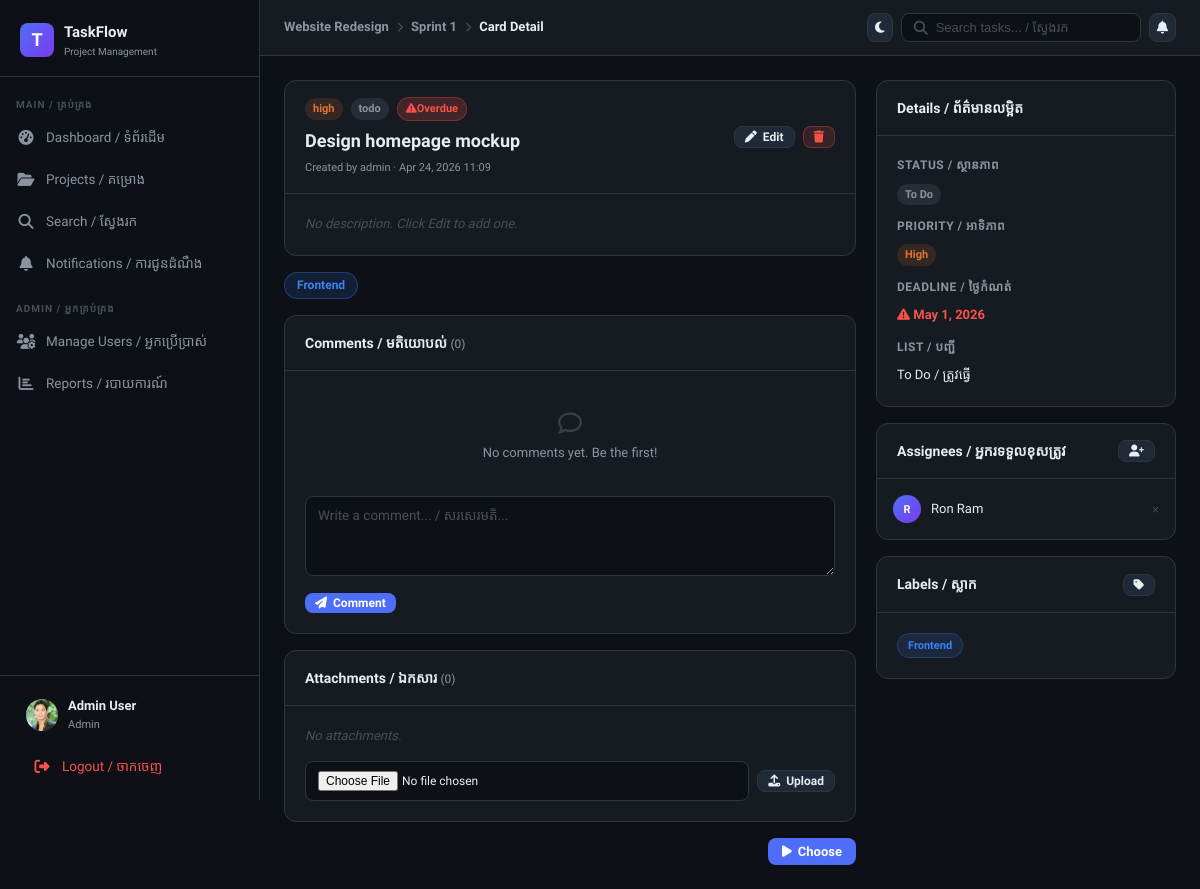
/cards/1/ (signed in), run on an earlier commit of the app's database.
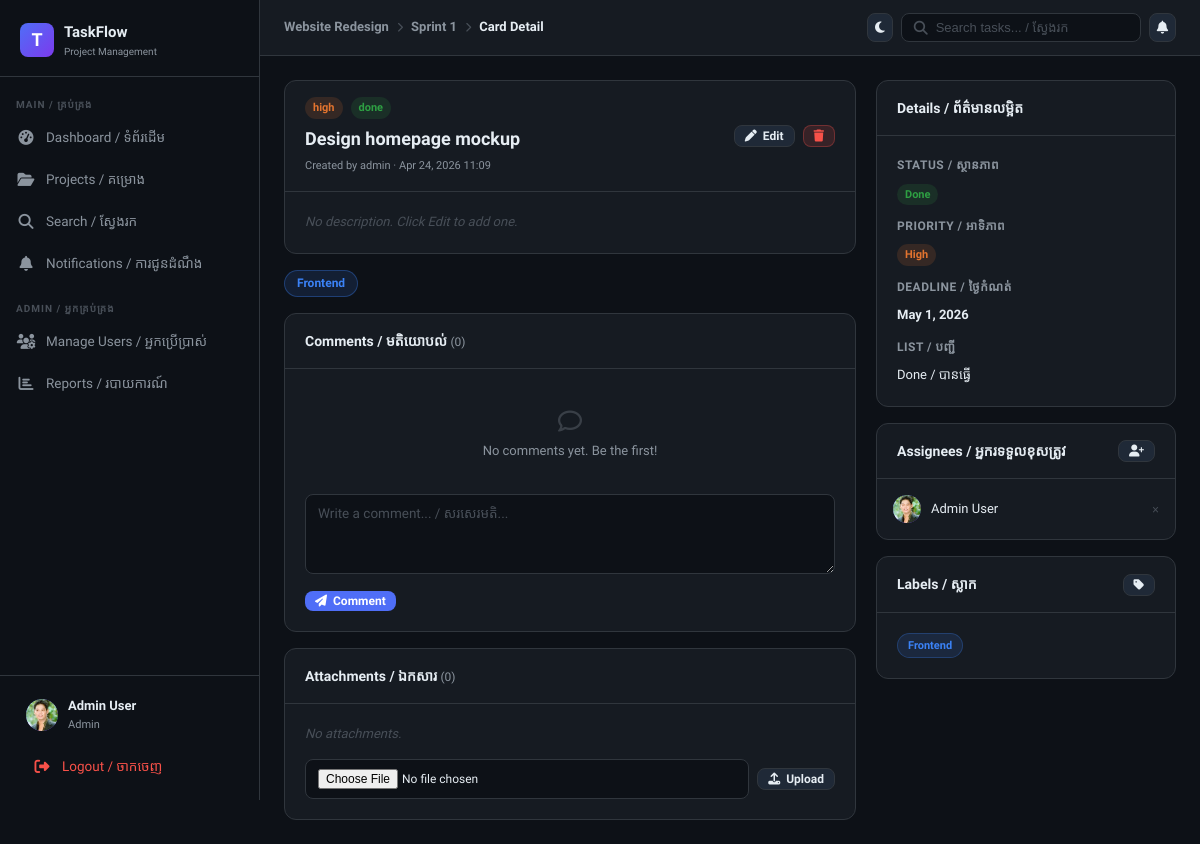
And on a later commit of the database.
### core/models.py (models this page shows, shortened)
class Card(models.Model):
    PRIORITY_CHOICES = [
        ("low", "Low"),
        ("medium", "Medium"),
        ("high", "High"),
        ("critical", "Critical"),
    ]
    STATUS_CHOICES = [("todo", "To Do"), ("doing", "Doing"), ("done", "Done")]
    list = models.ForeignKey(List, on_delete=models.CASCADE, related_name="cards")
    created_by = models.ForeignKey(
        User, on_delete=models.CASCADE, related_name="created_cards"
    )
    title = models.CharField(max_length=200)
    description = models.TextField(blank=True)
    priority = models.CharField(
        max_length=10, choices=PRIORITY_CHOICES, default="medium"
    )
    status = models.CharField(max_length=10, choices=STATUS_CHOICES, default="todo")
    deadline = models.DateField(null=True, blank=True)
    position = models.IntegerField(default=0)
    labels = models.ManyToManyField(Label, blank=True, related_name="cards")
    assignees = models.ManyToManyField(
        User, blank=True, related_name="assigned_cards", through="CardAssignment"
    )
    created_at = models.DateTimeField(auto_now_add=True)
    updated_at = models.DateTimeField(auto_now=True)
    class Meta:
        ordering = ["position"]
    @property
    def is_overdue(self):
        if self.deadline and self.status != "done":
            return self.deadline < timezone.now().date()
        return False

class Label(models.Model):
    project = models.ForeignKey(
        Project, on_delete=models.CASCADE, related_name="labels"
    )
    name = models.CharField(max_length=50)
    color = models.CharField(max_length=20, default="#3b82f6")

class List(models.Model):
    board = models.ForeignKey(Board, on_delete=models.CASCADE, related_name="lists")
    title = models.CharField(max_length=100)
    position = models.IntegerField(default=0)
    created_at = models.DateTimeField(auto_now_add=True)
    class Meta:
        ordering = ["position"]

class ProjectMember(models.Model):
    ROLE_CHOICES = [("owner", "Owner"), ("admin", "Admin"), ("member", "Member")]
    project = models.ForeignKey(
        Project, on_delete=models.CASCADE, related_name="members"
    )
    user = models.ForeignKey(
        User, on_delete=models.CASCADE, related_name="project_memberships"
    )
    role = models.CharField(max_length=10, choices=ROLE_CHOICES, default="member")
    joined_at = models.DateTimeField(auto_now_add=True)
    class Meta:
        unique_together = ("project", "user")

class User(AbstractUser):
    ROLE_CHOICES = [("admin", "Admin"), ("member", "Member")]
    role = models.CharField(max_length=10, choices=ROLE_CHOICES, default="member")
    avatar = models.ImageField(upload_to="avatars/", blank=True, null=True)
    is_active = models.BooleanField(default=True)
    @property
    def is_admin(self):
        return self.role == "admin"

class Board(models.Model):
    project = models.ForeignKey(
        Project, on_delete=models.CASCADE, related_name="boards"
    )
    name = models.CharField(max_length=100)
    background = models.CharField(max_length=50, blank=True, default="#1e293b")
    position = models.IntegerField(default=0)
    created_at = models.DateTimeField(auto_now_add=True)
    class Meta:
        ordering = ["position"]

### core/views.py (the view, shortened to what this page needs)
# urls.py: path('cards/<int:card_id>/', views.card_detail, name='card_detail'),
@login_required
def card_detail(request, card_id):
    card = get_object_or_404(Card, id=card_id)
    project = card.list.board.project
    can_lead = is_project_leader(request.user, project)
    is_assigned = CardAssignment.objects.filter(card=card, user=request.user).exists()
    can_choose_open_work = card.status == "todo" and can_access_project(request.user, project)
    if not can_access_project(request.user, project) or (not can_lead and not is_assigned and not can_choose_open_work):
        messages.error(request, "Access denied")
        return redirect("projects")
    members = ProjectMember.objects.filter(project=project).select_related("user")
    labels = project.labels.all()
    comments = card.comments.select_related("user").all()
    attachments = card.attachments.all()
    assigned_ids = CardAssignment.objects.filter(card=card).values_list(
        "user_id", flat=True
    )
    context = {
        "card": card,
        "project": project,
        "members": members,
        "labels": labels,
        "comments": comments,
        "attachments": attachments,
        "assigned_ids": list(assigned_ids),
        "can_lead": can_lead,
        "is_assigned": is_assigned,
        "can_choose_work": can_choose_open_work,
        "can_mark_done": is_assigned and card.status == "doing",
        "unread_count": request.user.notifications.filter(is_read=False).count(),
    }
    return render(request, "board/card_detail.html", context)

### core/views.py (called while the page is built)
def is_project_leader(user, project):
    if not user.is_authenticated:
        return False
    return (
        user.is_admin
        or project.owner_id == user.id
        or ProjectMember.objects.filter(project=project, user=user, role="owner").exists()
    )

def can_access_project(user, project):
    if not user.is_authenticated:
        return False
    return (
        user.is_admin
        or project.owner_id == user.id
        or ProjectMember.objects.filter(project=project, user=user).exists()
    )

### templates/board/card_detail.html (shortened to what the changed rows need)
{% extends 'base.html' %}
{% block page_title %}
<div style="display:flex;align-items:center;gap:8px;font-size:13px">
  <a href="{% url 'project_detail' project.id %}" style="color:var(--text-muted);text-decoration:none">{{ project.name }}</a>
  <i class="fa-solid fa-chevron-right" style="font-size:10px;color:var(--text-faint)"></i>
  <a href="{% url 'board' project.id card.list.board.id %}" style="color:var(--text-muted);text-decoration:none">{{ card.list.board.name }}</a>
  <i class="fa-solid fa-chevron-right" style="font-size:10px;color:var(--text-faint)"></i>
  <span>Card Detail</span>
</div>
{% endblock %}
{% block content %}
<div class="card-detail-grid">
  <div>
    <div class="card mb-16">
      <div class="card-header">
        <div style="flex:1">
          <div style="display:flex;align-items:center;gap:8px;flex-wrap:wrap;margin-bottom:6px">
            <span class="badge badge-{{ card.priority }}">{{ card.priority }}</span>
            <span class="badge badge-{{ card.status }}">{{ card.status }}</span>
            {% if card.is_overdue %}<span class="badge badge-overdue"><i class="fa-solid fa-triangle-exclamation"></i> Overdue</span>{% endif %}
          </div>
          <h2 style="font-size:18px;font-weight:800">{{ card.title }}</h2>
          <div style="font-size:11px;color:var(--text-muted);margin-top:4px">
            Created by {{ card.created_by.username }} · {{ card.created_at|date:"M d, Y H:i" }}
          </div>
        </div>
      </div>
    </div>
    {% if card.labels.all %}
    <div style="display:flex;gap:8px;flex-wrap:wrap;margin-bottom:16px">
      {% for label in card.labels.all %}
      <span style="background:{{ label.color }}22;border:1px solid {{ label.color }}55;color:{{ label.color }};padding:3px 12px;border-radius:20px;font-size:12px;font-weight:600">
        {{ label.name }}
      </span>
      {% endfor %}
    </div>
    {% endif %}
    {% if can_choose_work or can_mark_done %}
    <div style="display:flex;justify-content:flex-end;margin-top:16px">
      {% if can_choose_work %}
      <form method="post">
        <button type="submit" class="btn btn-primary"><i class="fa-solid fa-play"></i> Choose</button>
      </form>
      {% endif %}
    </div>
    {% endif %}
  </div>
  <div style="display:flex;flex-direction:column;gap:16px">
    <div class="card">
      <div class="card-body" style="display:flex;flex-direction:column;gap:12px">
        <div>
          <div class="form-label">Status / ស្ថានភាព</div>
          <span class="badge badge-{{ card.status }}">{{ card.get_status_display }}</span>
        </div>
        <div>
          <div class="form-label">Priority / អាទិភាព</div>
          <span class="badge badge-{{ card.priority }}">{{ card.get_priority_display }}</span>
        </div>
        {% if card.deadline %}
        <div>
          <div class="form-label">Deadline / ថ្ងៃកំណត់</div>
          <span {% if card.is_overdue %}class="text-danger"{% endif %} style="font-size:13px;font-weight:600">
            {% if card.is_overdue %}<i class="fa-solid fa-triangle-exclamation"></i> {% endif %}
            {{ card.deadline }}
          </span>
        </div>
        {% endif %}
        <div>
          <div class="form-label">List / បញ្ជី</div>
          <span style="font-size:13px">{{ card.list.title }}</span>
        </div>
      </div>
    </div>
    <div class="card">
      <div class="card-body" style="padding:8px 0">
        {% for m in members %}
        {% if m.user.id in assigned_ids %}
        <div style="display:flex;align-items:center;gap:10px;padding:8px 16px">
          <div class="user-avatar" style="width:28px;height:28px;font-size:11px">
            {% if m.user.avatar %}<img src="{{ m.user.avatar.url }}" alt="">{% else %}{{ m.user.username|first|upper }}{% endif %}
          </div>
          <div style="flex:1;font-size:13px;font-weight:500">{{ m.user.get_full_name|default:m.user.username }}</div>
          {% if can_lead %}
          <form method="post">
            <button type="submit" style="background:none;border:none;color:var(--text-faint);cursor:pointer;font-size:12px">×</button>
          </form>
          {% endif %}
        </div>
        {% endif %}
        {% empty %}
        <div style="padding:12px 16px;color:var(--text-muted);font-size:13px">No assignees.</div>
        {% endfor %}
      </div>
    </div>
    <div class="card">
      <div class="card-body" style="display:flex;flex-wrap:wrap;gap:6px">
        {% for label in card.labels.all %}
        <span style="background:{{ label.color }}22;border:1px solid {{ label.color }}44;color:{{ label.color }};padding:3px 10px;border-radius:20px;font-size:11px;font-weight:600">{{ label.name }}</span>
        {% empty %}
        <span style="color:var(--text-faint);font-size:13px">No labels</span>
        {% endfor %}
      </div>
    </div>
  </div>
</div>
{% endblock %}

What changed in the data, as far as the page shows it:
removed ProjectMember: user.username|first "R", user.get_full_name "Ron Ram"
changed Card "Design homepage mockup": status "todo" → "done"; status "To Do" → "Done"; list "To Do / ត្រូវធ្វើ" → "Done / បានធ្វើ"
now on this page (row unchanged): ProjectMember: user.avatar (picture), user.get_full_name "Admin User"
Also different on the page:
text no longer shown: "Overdue Choose"
